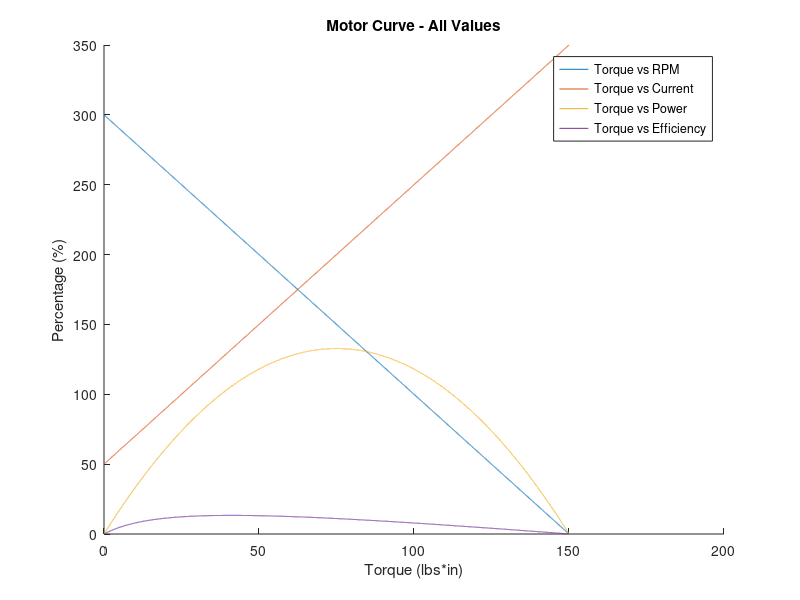

MATLAB code to generate this figure:
hold on
title('Motor Curve - All Values');
xlabel('Torque (lbs*in)');
ylabel('Percentage (%)');
x=0:.01:150;
y1=(-2*x+300);
y2=(2*x+50);
y3=(x.*(-2.*x+300).*0.0118);
y4=100.*(x.*(-2.*x+300).*0.0118)./((2.*x+50).*6);
plot(x,y1,x,y2,x,y3,x,y4);
legend('Torque vs RPM','Torque vs Current','Torque vs Power','Torque vs Efficiency');
hold off